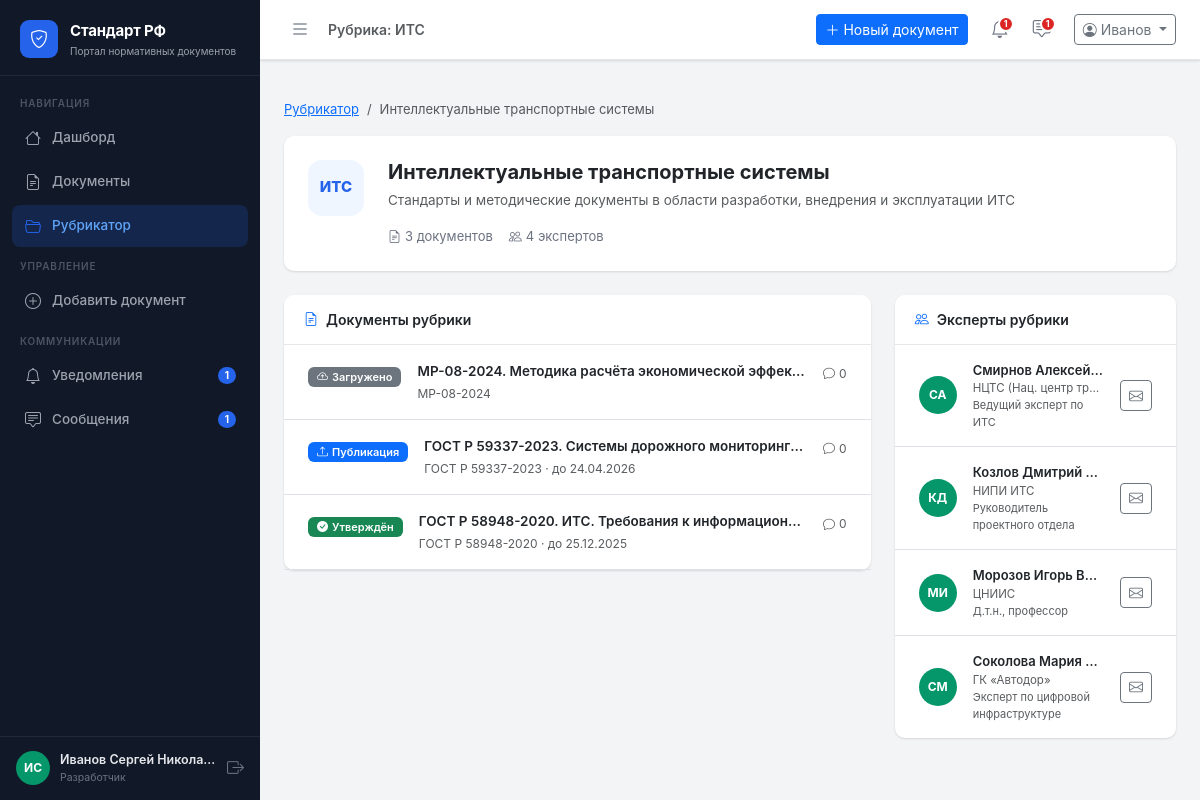
The app's page /rubrics/1 (signed in) with its own data.
### app/models.py (models this page shows, shortened)
class User(db.Model):
    __tablename__ = 'users'
    id           = db.Column(db.Integer, primary_key=True)
    username     = db.Column(db.String(80), unique=True, nullable=False)
    email        = db.Column(db.String(120), unique=True, nullable=False)
    password     = db.Column(db.String(200), nullable=False, default='demo123')
    role         = db.Column(db.String(20), nullable=False)   # admin | org | expert
    full_name    = db.Column(db.String(200))
    organization = db.Column(db.String(300))
    position     = db.Column(db.String(200))
    created_at   = db.Column(db.DateTime, default=datetime.utcnow)
    phone        = db.Column(db.String(20))
    is_active    = db.Column(db.Boolean, default=True)
    org_id       = db.Column(db.Integer, db.ForeignKey('users.id'), nullable=True)
    rubric_id    = db.Column(db.Integer, db.ForeignKey('rubrics.id'), nullable=True)
    documents     = db.relationship('Document', backref='author', lazy=True,
                                    foreign_keys='Document.author_id')
    comments      = db.relationship('Comment', backref='author', lazy=True)
    notifications = db.relationship('Notification', backref='user', lazy=True)
    def get_initials(self):
        if self.full_name:
            parts = self.full_name.split()
            if len(parts) >= 2:
                return f"{parts[0][0]}{parts[1][0]}".upper()
            return self.full_name[:2].upper()
        return self.username[:2].upper()
    def role_label(self):
        return {'admin': 'Сис. администратор', 'org': 'Разработчик', 'organization': 'Организация', 'expert': 'Эксперт'}.get(self.role, self.role)
    def unread_notifications(self):
        return Notification.query.filter_by(user_id=self.id, is_read=False).count()
    def unread_messages(self):
        return Message.query.filter_by(receiver_id=self.id, is_read=False).count()

class Rubric(db.Model):
    __tablename__ = 'rubrics'
    id          = db.Column(db.Integer, primary_key=True)
    code        = db.Column(db.String(20), unique=True, nullable=False)
    name        = db.Column(db.String(200), nullable=False)
    description = db.Column(db.Text)
    created_at  = db.Column(db.DateTime, default=datetime.utcnow)
    documents = db.relationship('Document', backref='rubric', lazy=True)
    def expert_count(self):
        return RubricExpert.query.filter_by(rubric_id=self.id).count()
    def document_count(self):
        return Document.query.filter_by(rubric_id=self.id).count()

class Document(db.Model):
    __tablename__ = 'documents'
    id                  = db.Column(db.Integer, primary_key=True)
    title               = db.Column(db.String(500), nullable=False)
    number              = db.Column(db.String(100))
    rubric_id           = db.Column(db.Integer, db.ForeignKey('rubrics.id'), nullable=True)
    author_id           = db.Column(db.Integer, db.ForeignKey('users.id'), nullable=False)
    status              = db.Column(db.String(30), default='draft')
    doc_type            = db.Column(db.String(50), default='standard')
    description         = db.Column(db.Text)
    discussion_deadline = db.Column(db.Date)
    created_at          = db.Column(db.DateTime, default=datetime.utcnow)
    updated_at          = db.Column(db.DateTime, default=datetime.utcnow, onupdate=datetime.utcnow)
    versions = db.relationship('DocumentVersion', backref='document', lazy=True,
                               order_by='DocumentVersion.uploaded_at.desc()')
    comments = db.relationship('Comment', backref='document', lazy=True,
                               order_by='Comment.created_at.desc()')
    stages   = db.relationship('DocumentStage', backref='document', lazy=True,
                               order_by='DocumentStage.order')
    def status_info(self):
        return DOCUMENT_STATUSES.get(self.status, ('Неизвестно', 'secondary'))
    def comments_count(self):
        return Comment.query.filter_by(document_id=self.id).count()

### app/routes/rubrics.py (the view)
@rubrics_bp.route('/<int:rubric_id>')
@login_required
def detail(rubric_id):
    user   = get_current_user()
    rubric = Rubric.query.get_or_404(rubric_id)
    docs   = Document.query.filter_by(rubric_id=rubric_id)\
                           .order_by(Document.updated_at.desc()).all()
    experts = [re.user for re in
               RubricExpert.query.filter_by(rubric_id=rubric_id).all()]
    from app.models import DOCUMENT_STATUSES
    return render_template('rubrics/detail.html',
                           rubric=rubric, docs=docs, experts=experts,
                           DOCUMENT_STATUSES=DOCUMENT_STATUSES, user=user)

### app/utils.py (called while the page is built)
def login_required(f):
    @wraps(f)
    def decorated(*args, **kwargs):
        if 'user_id' not in session:
            return redirect(url_for('auth.login'))
        return f(*args, **kwargs)
    return decorated

def get_current_user():
    if 'user_id' in session:
        return User.query.get(session['user_id'])
    return None

### app/templates/rubrics/detail.html (shortened to what this page needs)
{% extends 'base.html' %}
{% block page_title %}Рубрика: {{ rubric.code }}{% endblock %}
{% block content %}
<nav aria-label="breadcrumb" class="mb-3">
  <ol class="breadcrumb" style="font-size:13px;">
    <li class="breadcrumb-item"><a href="{{ url_for('rubrics.index') }}">Рубрикатор</a></li>
    <li class="breadcrumb-item active">{{ rubric.name }}</li>
  </ol>
</nav>
<div class="card mb-4">
  <div class="card-body p-4">
    <div class="d-flex align-items-start gap-4">
      <div style="width:56px;height:56px;background:#eff6ff;border-radius:14px;
                  display:flex;align-items:center;justify-content:center;
                  font-size:15px;font-weight:800;color:#2563eb;flex-shrink:0;">
        {{ rubric.code }}
      </div>
      <div>
        <h2 style="font-size:20px;font-weight:700;margin-bottom:6px;">{{ rubric.name }}</h2>
        {% if rubric.description %}
        <p class="text-muted mb-0" style="font-size:13.5px;line-height:1.6;">{{ rubric.description }}</p>
        {% endif %}
        <div class="d-flex gap-3 mt-3" style="font-size:13px;color:#6b7280;">
          <span><i class="bi bi-file-earmark-text me-1"></i>{{ rubric.document_count() }} документов</span>
          <span><i class="bi bi-people me-1"></i>{{ rubric.expert_count() }} экспертов</span>
        </div>
      </div>
    </div>
  </div>
</div>
<div class="row g-4">
  <div class="col-xl-8">
    <div class="card">
      <div class="card-header">
        <i class="bi bi-file-earmark-text text-primary me-2"></i>Документы рубрики
      </div>
      <div class="card-body p-0">
        {% if docs %}
          {% for doc in docs %}
          {% set si = doc.status_info() %}
          <a href="{{ url_for('documents.detail', doc_id=doc.id) }}"
             class="d-flex align-items-start gap-3 px-4 py-3 border-bottom
                    text-decoration-none text-dark list-group-item-action"
             style="overflow:hidden;">
            <div class="mt-1 flex-shrink-0">
              <span class="badge bg-{{ si[1] }}"><i class="bi bi-{{ si[2] }} me-1"></i>{{ si[0] }}</span>
            </div>
            <div class="flex-grow-1 min-w-0" style="overflow:hidden;">
              <div class="fw-semibold text-truncate" style="font-size:13.5px;">{{ doc.title }}</div>
              <div class="text-muted mt-1 text-truncate" style="font-size:12px;">
                {{ doc.number or '—' }}{% if doc.discussion_deadline %} · до {{ doc.discussion_deadline.strftime('%d.%m.%Y') }}{% endif %}
              </div>
            </div>
            <div class="text-muted flex-shrink-0 d-flex align-items-center gap-1 mt-1" style="font-size:12px;white-space:nowrap;">
              <i class="bi bi-chat"></i><span>{{ doc.comments_count() }}</span>
            </div>
          </a>
          {% endfor %}
        {% else %}
        <div class="text-center py-5 text-muted">
          <i class="bi bi-file-earmark" style="font-size:36px;opacity:.25;"></i>
          <p class="mt-2 mb-0">Документов в этой рубрике пока нет</p>
        </div>
        {% endif %}
      </div>
    </div>
  </div>
  <div class="col-xl-4">
    <div class="card">
      <div class="card-header">
        <i class="bi bi-people text-primary me-2"></i>Эксперты рубрики
      </div>
      <div class="card-body p-0">
        {% if experts %}
          {% for expert in experts %}
          <div class="d-flex align-items-center gap-3 px-4 py-3
                      {% if not loop.last %}border-bottom{% endif %}">
            <div class="user-avatar" style="width:38px;height:38px;font-size:12px;
                 background:#059669;flex-shrink:0;">
              {{ expert.get_initials() }}
            </div>
            <div class="flex-grow-1 min-w-0">
              <div class="fw-semibold text-truncate" style="font-size:13px;">
                {{ expert.full_name }}
              </div>
              <div class="text-muted text-truncate" style="font-size:11.5px;">
                {{ expert.organization }}
              </div>
              <div class="text-muted" style="font-size:11px;">{{ expert.position }}</div>
            </div>
            <a href="{{ url_for('messages.compose', to=expert.id) }}"
               class="btn btn-sm btn-outline-secondary flex-shrink-0" title="Написать сообщение">
              <i class="bi bi-envelope"></i>
            </a>
          </div>
          {% endfor %}
        {% else %}
        <div class="text-center py-4 text-muted" style="font-size:13px;">
          <i class="bi bi-person-x" style="font-size:28px;opacity:.3;display:block;margin-bottom:8px;"></i>
          Эксперты не назначены
        </div>
        {% endif %}
      </div>
    </div>
  </div>
</div>
{% endblock %}

### app/templates/base.html (shortened to what this page needs)
<!DOCTYPE html>
<html lang="ru">
<head>
  <link rel="stylesheet"
        href="https://cdn.jsdelivr.net/npm/bootstrap@5.3.3/dist/css/bootstrap.min.css" />
  <link rel="stylesheet"
        href="https://cdn.jsdelivr.net/npm/bootstrap-icons@1.11.3/font/bootstrap-icons.min.css" />
  <link rel="stylesheet" href="{{ url_for('static', filename='css/main.css') }}" />
</head>
<body>
<aside class="sidebar" id="sidebar">
  <div class="sidebar-brand">
    <div class="brand-icon"><i class="bi bi-shield-check"></i></div>
    <div class="brand-text">
      <span class="brand-title">Стандарт РФ</span>
      <span class="brand-sub">Портал нормативных документов</span>
    </div>
  </div>
  <nav class="sidebar-nav">
    <div class="nav-section-label">Навигация</div>
    <a href="{{ url_for('main.dashboard') }}"
       class="nav-link {% if request.endpoint == 'main.dashboard' %}active{% endif %}"
       data-title="Дашборд">
      <i class="bi bi-house"></i><span>Дашборд</span>
    </a>
    <a href="{{ url_for('documents.list_documents') }}"
       class="nav-link {% if request.blueprint == 'documents' and request.endpoint != 'documents.add' %}active{% endif %}"
       data-title="Документы">
      <i class="bi bi-file-earmark-text"></i><span>Документы</span>
    </a>
    <a href="{{ url_for('rubrics.index') }}"
       class="nav-link {% if request.blueprint == 'rubrics' %}active{% endif %}"
       data-title="Рубрикатор">
      <i class="bi bi-folder2-open"></i><span>Рубрикатор</span>
    </a>
    {% if session.role in ('admin', 'org', 'organization') %}
    <div class="nav-section-label mt-2">Управление</div>
    {% if session.role == 'org' %}
    <a href="{{ url_for('documents.add') }}"
       class="nav-link {% if request.endpoint == 'documents.add' %}active{% endif %}"
       data-title="Добавить документ">
      <i class="bi bi-plus-circle"></i><span>Добавить документ</span>
    </a>
    {% endif %}
    {% endif %}
    <div class="nav-section-label mt-2">Коммуникации</div>
    <a href="{{ url_for('notifications.index') }}"
       class="nav-link {% if request.blueprint == 'notifications' %}active{% endif %}"
       data-title="Уведомления">
      <i class="bi bi-bell"></i><span>Уведомления</span>
      {% set unread_n = current_user.unread_notifications() if current_user else 0 %}
      {% if unread_n > 0 %}
      <span class="nav-badge">{{ unread_n }}</span>
      {% endif %}
    </a>
    <a href="{{ url_for('messages.index') }}"
       class="nav-link {% if request.blueprint == 'messages' %}active{% endif %}"
       data-title="Сообщения">
      <i class="bi bi-chat-square-text"></i><span>Сообщения</span>
      {% set unread_m = current_user.unread_messages() if current_user else 0 %}
      {% if unread_m > 0 %}
      <span class="nav-badge">{{ unread_m }}</span>
      {% endif %}
    </a>
  </nav>
  <div class="sidebar-footer">
    <div class="user-card">
      {% set _avatar_colors = ['#2563eb','#7c3aed','#059669','#d97706','#dc2626'] %}
      <div class="user-avatar" style="background:{{ _avatar_colors[(current_user.id % _avatar_colors|length) if current_user else 0] }}">
        {{ current_user.get_initials() if current_user else '?' }}
      </div>
      <div class="user-info">
        <div class="user-name">{{ session.full_name or 'Гость' }}</div>
        <div class="user-role">{{ current_user.role_label() if current_user else '' }}</div>
      </div>
    </div>
    <a href="{{ url_for('auth.logout') }}" class="btn-logout" title="Выйти">
      <i class="bi bi-box-arrow-right"></i>
    </a>
  </div>
</aside>
<div class="main-wrapper">
  <header class="topbar">
    <button class="sidebar-toggle" id="sidebarToggle">
      <i class="bi bi-list"></i>
    </button>
    <div class="topbar-breadcrumb">
      {% block breadcrumb %}
      <span class="text-muted">{% block page_title %}{% endblock %}</span>
      {% endblock %}
    </div>
    <div class="topbar-actions ms-auto">
      {% if session.role == 'org' %}
      <a href="{{ url_for('documents.add') }}" class="btn btn-primary btn-sm me-2">
        <i class="bi bi-plus-lg me-1"></i>Новый документ
      </a>
      {% endif %}
      <a href="{{ url_for('notifications.index') }}" class="topbar-icon-btn" title="Уведомления">
        {% set unread_n = current_user.unread_notifications() if current_user else 0 %}
        {% if unread_n > 0 %}<span class="dot-badge">{{ unread_n }}</span>{% endif %}
      </a>
      <a href="{{ url_for('messages.index') }}" class="topbar-icon-btn" title="Сообщения">
        {% set unread_m = current_user.unread_messages() if current_user else 0 %}
        {% if unread_m > 0 %}<span class="dot-badge">{{ unread_m }}</span>{% endif %}
      </a>
      <div class="dropdown ms-2">
        <button class="btn btn-outline-secondary btn-sm dropdown-toggle" data-bs-toggle="dropdown">
          <i class="bi bi-person-circle me-1"></i>{{ session.full_name.split()[0] if session.full_name else 'Гость' }}
        </button>
      </div>
    </div>
  </header>
  <div class="flash-container">
  </div>
  <main class="page-content">
    {% block content %}{% endblock %}
  </main>
</div>
</body>
</html>

### records on screen
User: full_name "ИС", role "Разработчик"
Rubric: code "ИТС", name "Интеллектуальные транспортные системы", description "Стандарты и методические документы в области разработки, внедрения и эксплуатации ИТС"
Document: si "Загружено", title "МР-08-2024. Методика расчёта экономической эффек…", number "МР-08-2024", comments_count "0"
Document: si "Публикация", title "ГОСТ Р 59337-2023. Системы дорожного мониторинг…", number "ГОСТ Р 59337-2023", discussion_deadline "24.04.2026", comments_count "0"
Document: si "Утверждён", title "ГОСТ Р 58948-2020. ИТС. Требования к информацион…", number "ГОСТ Р 58948-2020", discussion_deadline "25.12.2025", comments_count "0"
User: get_initials "СА", full_name "Смирнов Алексей…", organization "НЦТС (Нац. центр тр…", position "Ведущий эксперт по ИТС"
User: get_initials "КД", full_name "Козлов Дмитрий…", organization "НИПИ ИТС", position "Руководитель проектного отдела"
User: get_initials "МИ", full_name "Морозов Игорь В…", organization "ЦНИИС", position "Д.т.н., профессор"
User: get_initials "СМ", full_name "Соколова Мария…", organization "ГК «Автодор»", position "Эксперт по цифровой инфраструктуре"

### other values on screen
{{ unread_n }} "1"
{{ unread_m }} "1"
{{ session.full_name or 'Гость' }} "Иванов Сергей Никола…"
{{ session.full_name.split()[0] if session.full_name else 'Гость' }} "Иванов"
{{ rubric.document_count() }} "3"
{{ rubric.expert_count() }} "4"
